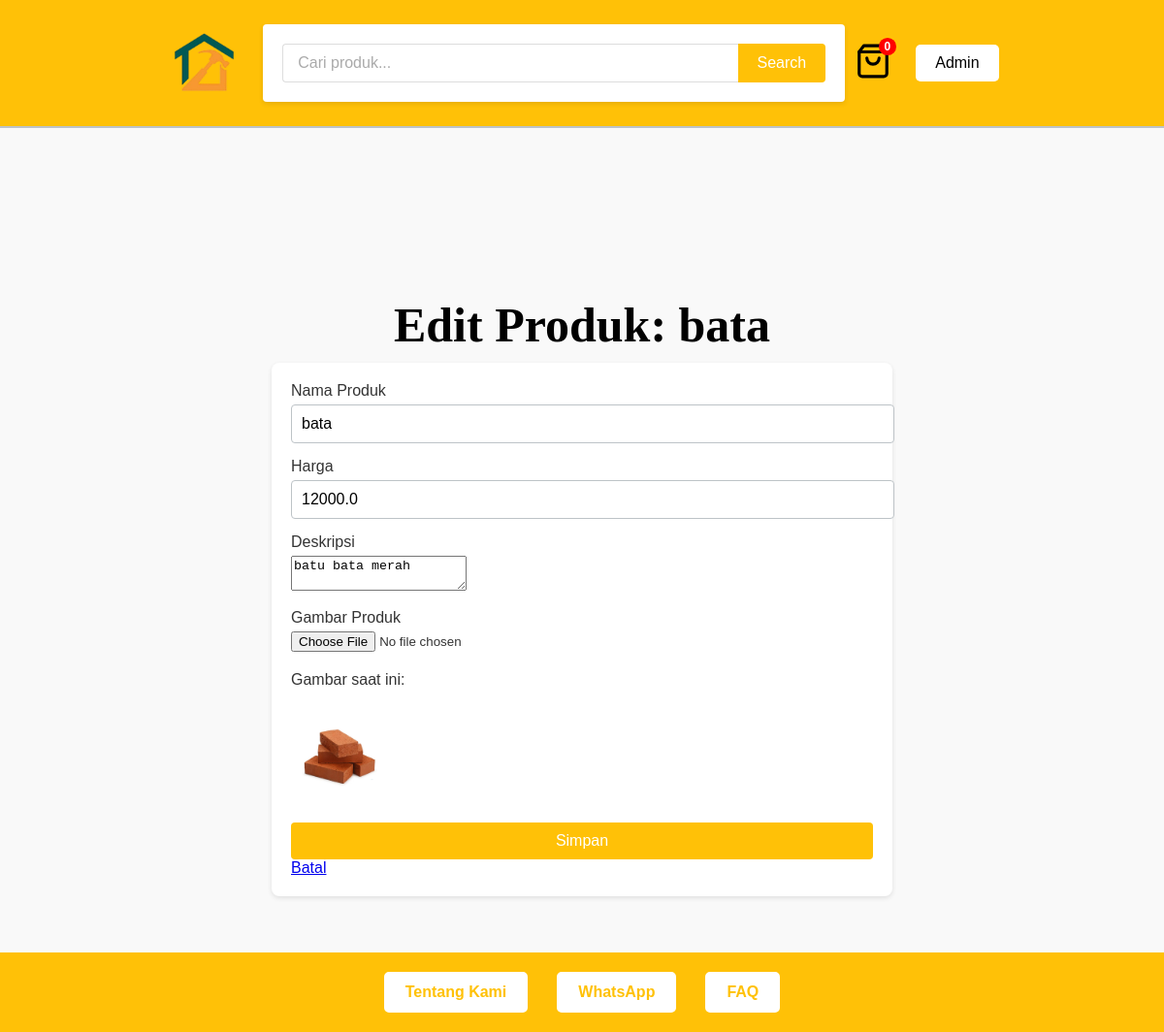
/admin/edit/1 (signed in), run on the app's committed database.
### karyaabadi.py (models this page shows)
class Products(db.Model):
    id = db.Column(db.Integer, primary_key=True)
    name = db.Column(db.String(100), nullable=False)
    price = db.Column(db.Float, nullable=False)
    description = db.Column(db.String(255), nullable=False)
    image = db.Column(db.String(100), nullable=True)
    category_id = db.Column(db.Integer, db.ForeignKey('category.id'), nullable=True)

### karyaabadi.py (the view, shortened to what this page needs)
@app.route('/admin/edit/<int:product_id>', methods=['GET', 'POST'])
def edit_product(product_id):
    if 'admin' not in session:
        flash('Harap login sebagai admin.', 'danger')
        return redirect(url_for('loginadmin'))
    product = Products.query.get_or_404(product_id)
    return render_template('edit_product.html', product=product)

### templates/edit_product.html
{% extends "template.html" %}
{% block content %}
<div class="container mt-4">
    <h1>Edit Produk: {{ product.name }}</h1>
    <form method="POST" action="{{ url_for('edit_product', product_id=product.id) }}" enctype="multipart/form-data">
        <div class="mb-3">
            <label for="name" class="form-label">Nama Produk</label>
            <input type="text" class="form-control" id="name" name="name" value="{{ product.name }}" required>
        </div>
        <div class="mb-3">
            <label for="price" class="form-label">Harga</label>
            <input type="number" class="form-control" id="price" name="price" value="{{ product.price }}" step="0.01" required>
        </div>
        <div class="mb-3">
            <label for="description" class="form-label">Deskripsi</label>
            <textarea class="form-control" id="description" name="description" required>{{ product.description }}</textarea>
        </div>
        <div class="mb-3">
            <label for="image" class="form-label">Gambar Produk</label>
            <input class="form-control" type="file" id="image" name="image" accept="image/*">
            {% if product.image %}
                <p>Gambar saat ini:</p>
                <img src="{{ url_for('static', filename='uploads/' + product.image) }}" alt="{{ product.name }}" style="width: 100px; height: auto;">
            {% else %}
                <p>Tidak ada gambar</p>
            {% endif %}
        </div>
        <button type="submit" class="btn btn-warning">Simpan</button>
        <a href="{{ url_for('admin_dashboard') }}" class="btn btn-secondary">Batal</a>
    </form>
</div>
{% endblock %}

### static/style.css (style rules this page uses)
body { font-family: "Cambria", serif; background-color: #ffffff; color: #333; }
h1, h2, h3, h4 { font-family: "Cambria", serif; color: #000000; }
h1 { text-align: center; font-size: 50px; margin-bottom: 10px; }
p { line-height: 1.6; }
.container { max-width: 1200px; margin: 0 auto; padding: 70px; }
form { background-color: #fff; padding: 20px; border-radius: 8px; box-shadow: 0 2px 5px rgba(0, 0, 0, 0.1); max-width: 600px; margin: 0 auto; }
form div { margin-bottom: 15px; }
form label { font-size: 16px; margin-bottom: 5px; display: block; }
form input[type="text"], form input[type="password"], form input[type="email"], form input[type="number"] { width: 100%; padding: 10px; border: 1px solid #bdc3c7; border-radius: 4px; font-size: 16px; }
form button[type="submit"] { background-color: #ffc107; color: #fff; border: none; padding: 10px 20px; border-radius: 4px; font-size: 16px; cursor: pointer; width: 100%; box-sizing: border-box; }
body { font-family: Arial, sans-serif; margin: 0; padding: 0; background-color: #f9f9f9; }

### data on the page
Products: name "bata", price "12000.0", description "batu bata merah", image+name (picture)
